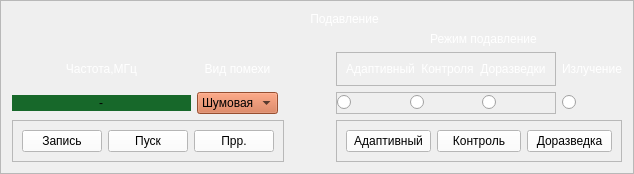
                <widget class="QFrame" name="frame_9">
                 <property name="frameShape">
                  <enum>QFrame::StyledPanel</enum>
                 </property>
                 <property name="frameShadow">
                  <enum>QFrame::Plain</enum>
                 </property>
                 <layout class="QGridLayout" name="gridLayout">
                  <item row="1" column="5" colspan="2">
                   <widget class="QLabel" name="lbl_25">
                    <property name="styleSheet">
                     <string notr="true">color: rgb(255, 255, 255);
font: 9pt &quot;MS Shell Dlg 2&quot;;</string>
                    </property>
                    <property name="text">
                     <string>Режим подавление</string>
                    </property>
                    <property name="alignment">
                     <set>Qt::AlignCenter</set>
                    </property>
                   </widget>
                  </item>
                  <item row="2" column="7">
                   <widget class="QLabel" name="lbl_24">
                    <property name="styleSheet">
                     <string notr="true">color: rgb(255, 255, 255);
font: 9pt &quot;MS Shell Dlg 2&quot;;</string>
                    </property>
                    <property name="text">
                     <string>Излучение</string>
                    </property>
                    <property name="alignment">
                     <set>Qt::AlignCenter</set>
                    </property>
                   </widget>
                  </item>
                  <item row="3" column="7">
                   <widget class="QRadioButton" name="radioButton_9">
                    <property name="text">
                     <string/>
                    </property>
                   </widget>
                  </item>
                  <item row="2" column="4" colspan="3">
                   <widget class="QFrame" name="frame_12">
                    <property name="frameShape">
                     <enum>QFrame::StyledPanel</enum>
                    </property>
                    <property name="frameShadow">
                     <enum>QFrame::Raised</enum>
                    </property>
                    <layout class="QHBoxLayout" name="horizontalLayout_7">
                     <item>
                      <widget class="QLabel" name="lbl_21">
                       <property name="styleSheet">
                        <string notr="true">color: rgb(255, 255, 255);
font: 9pt &quot;MS Shell Dlg 2&quot;;</string>
                       </property>
                       <property name="text">
                        <string>Адаптивный</string>
                       </property>
                       <property name="alignment">
                        <set>Qt::AlignCenter</set>
                       </property>
                      </widget>
                     </item>
                     <item>
                      <widget class="QLabel" name="lbl_22">
                       <property name="styleSheet">
                        <string notr="true">color: rgb(255, 255, 255);
font: 9pt &quot;MS Shell Dlg 2&quot;;</string>
                       </property>
                       <property name="text">
                        <string>Контроля</string>
                       </property>
                       <property name="alignment">
                        <set>Qt::AlignCenter</set>
                       </property>
                      </widget>
                     </item>
                     <item>
                      <widget class="QLabel" name="lbl_23">
                       <property name="styleSheet">
                        <string notr="true">color: rgb(255, 255, 255);
font: 9pt &quot;MS Shell Dlg 2&quot;;</string>
                       </property>
                       <property name="text">
                        <string>Доразведки</string>
                       </property>
                       <property name="alignment">
                        <set>Qt::AlignCenter</set>
                       </property>
                      </widget>
                     </item>
                    </layout>
                   </widget>
                  </item>
                  <item row="4" column="4" colspan="4">
                   <widget class="QFrame" name="frame_15">
                    <property name="frameShape">
                     <enum>QFrame::StyledPanel</enum>
                    </property>
                    <property name="frameShadow">
                     <enum>QFrame::Plain</enum>
                    </property>
                    <layout class="QHBoxLayout" name="horizontalLayout_5">
                     <item>
                      <widget class="QPushButton" name="btn_adaptiv">
                       <property name="cursor">
                        <cursorShape>PointingHandCursor</cursorShape>
                       </property>
                       <property name="styleSheet">
                        <string notr="true">background-color: rgb(255,255,255)</string>
                       </property>
                       <property name="text">
                        <string>Адаптивный</string>
                       </property>
                      </widget>
                     </item>
                     <item>
                      <widget class="QPushButton" name="btn_control">
                       <property name="cursor">
                        <cursorShape>PointingHandCursor</cursorShape>
                       </property>
                       <property name="styleSheet">
                        <string notr="true">background-color: rgb(255,255,255)</string>
                       </property>
                       <property name="text">
                        <string>Контроль</string>
                       </property>
                      </widget>
                     </item>
                     <item>
                      <widget class="QPushButton" name="btn_doraz">
                       <property name="cursor">
                        <cursorShape>PointingHandCursor</cursorShape>
                       </property>
                       <property name="styleSheet">
                        <string notr="true">background-color: rgb(255,255,255)</string>
                       </property>
                       <property name="text">
                        <string>Доразведка</string>
                       </property>
                      </widget>
                     </item>
                    </layout>
                   </widget>
                  </item>
                  <item row="3" column="4" colspan="3">
                   <widget class="QFrame" name="frame_18">
                    <property name="frameShape">
                     <enum>QFrame::StyledPanel</enum>
                    </property>
                    <property name="frameShadow">
                     <enum>QFrame::Raised</enum>
                    </property>
                    <layout class="QHBoxLayout" name="horizontalLayout_6">
                     <property name="spacing">
                      <number>0</number>
                     </property>
                     <property name="leftMargin">
                      <number>0</number>
                     </property>
                     <property name="topMargin">
                      <number>0</number>
                     </property>
                     <property name="rightMargin">
                      <number>0</number>
                     </property>
                     <property name="bottomMargin">
                      <number>0</number>
                     </property>
                     <item>
                      <widget class="QRadioButton" name="radioButton_8">
                       <property name="text">
                        <string/>
                       </property>
                      </widget>
                     </item>
                     <item>
                      <widget class="QRadioButton" name="radioButton_7">
                       <property name="text">
                        <string/>
                       </property>
                      </widget>
                     </item>
                     <item>
                      <widget class="QRadioButton" name="radioButton_6">
                       <property name="text">
                        <string/>
                       </property>
                      </widget>
                     </item>
                    </layout>
                   </widget>
                  </item>
                  <item row="4" column="0" colspan="3">
                   <widget class="QFrame" name="frame_14">
                    <property name="frameShape">
                     <enum>QFrame::StyledPanel</enum>
                    </property>
                    <property name="frameShadow">
                     <enum>QFrame::Plain</enum>
                    </property>
                    <layout class="QHBoxLayout" name="horizontalLayout_4">
                     <item>
                      <widget class="QPushButton" name="btn_z">
                       <property name="cursor">
                        <cursorShape>PointingHandCursor</cursorShape>
                       </property>
                       <property name="styleSheet">
                        <string notr="true">background-color: rgb(255,255,255)</string>
                       </property>
                       <property name="text">
                        <string>Запись</string>
                       </property>
                      </widget>
                     </item>
                     <item>
                      <widget class="QPushButton" name="btn_pusk">
                       <property name="cursor">
                        <cursorShape>PointingHandCursor</cursorShape>
                       </property>
                       <property name="styleSheet">
                        <string notr="true">background-color: rgb(255,255,255)</string>
                       </property>
                       <property name="text">
                        <string>Пуск</string>
                       </property>
                      </widget>
                     </item>
                     <item>
                      <widget class="QPushButton" name="btn_prr">
                       <property name="cursor">
                        <cursorShape>PointingHandCursor</cursorShape>
                       </property>
                       <property name="styleSheet">
                        <string notr="true">background-color: rgb(255,255,255)</string>
                       </property>
                       <property name="text">
                        <string>Прр.</string>
                       </property>
                      </widget>
                     </item>
                    </layout>
                   </widget>
                  </item>
                  <item row="4" column="3">
                   <spacer name="horizontalSpacer_2">
                    <property name="orientation">
                     <enum>Qt::Horizontal</enum>
                    </property>
                    <property name="sizeHint" stdset="0">
                     <size>
                      <width>40</width>
                      <height>20</height>
                     </size>
                    </property>
                   </spacer>
                  </item>
                  <item row="3" column="1">
                   <widget class="QComboBox" name="cb_mod_2">
                    <property name="cursor">
                     <cursorShape>PointingHandCursor</cursorShape>
                    </property>
                    <property name="styleSheet">
                     <string notr="true">background-color: rgb(212, 111, 68)</string>
                    </property>
                    <item>
                     <property name="text">
                      <string>Шумовая</string>
                     </property>
                    </item>
                   </widget>
                  </item>
                  <item row="3" column="0">
                   <widget class="QLineEdit" name="start_2">
                    <property name="styleSheet">
                     <string notr="true">background-color: rgb(23,104,42);
border-radius: 10px;
</string>
                    </property>
                    <property name="text">
                     <string>-</string>
                    </property>
                    <property name="alignment">
                     <set>Qt::AlignCenter</set>
                    </property>
                   </widget>
                  </item>
                  <item row="2" column="1">
                   <widget class="QLabel" name="lbl_27">
                    <property name="styleSheet">
                     <string notr="true">color: rgb(255, 255, 255);</string>
                    </property>
                    <property name="text">
                     <string>Вид помехи</string>
                    </property>
                    <property name="alignment">
                     <set>Qt::AlignCenter</set>
                    </property>
                   </widget>
                  </item>
                  <item row="2" column="0">
                   <widget class="QLabel" name="lbl_26">
                    <property name="styleSheet">
                     <string notr="true">color: rgb(255, 255, 255);</string>
                    </property>
                    <property name="text">
                     <string>Частота,МГц</string>
                    </property>
                    <property name="alignment">
                     <set>Qt::AlignCenter</set>
                    </property>
                   </widget>
                  </item>
                  <item row="0" column="2" colspan="3">
                   <widget class="QLabel" name="lbl_13">
                    <property name="styleSheet">
                     <string notr="true">color: rgb(255, 255, 255);</string>
                    </property>
                    <property name="text">
                     <string>Подавление</string>
                    </property>
                    <property name="alignment">
                     <set>Qt::AlignCenter</set>
                    </property>
                   </widget>
                  </item>
                 </layout>
                </widget>
